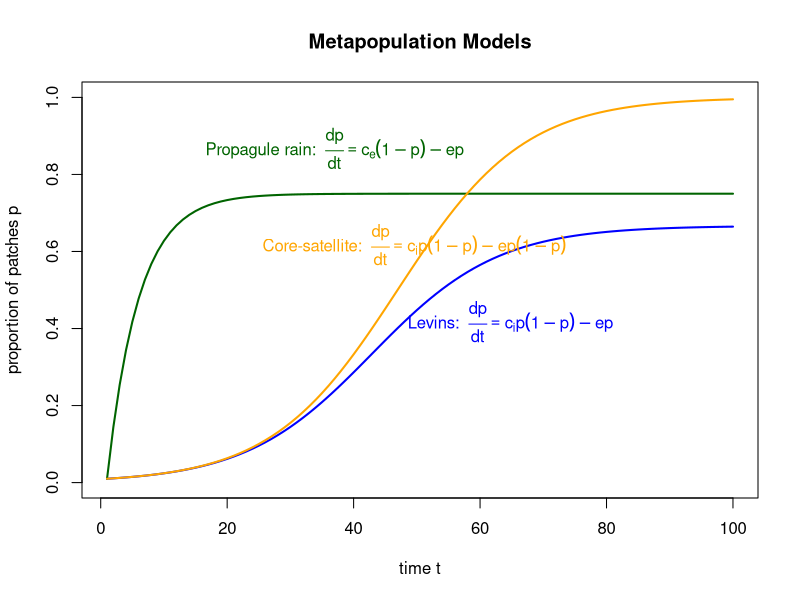

Source code (R):
## Exercise 2. Implement three model types in R.
## Q2.1. Implement three metapopulation models: Levins, Propagule rain, Core-satellite.
## Q2.2. Plot them jointly in one plot for an arbitrary set of parameters.
## Q2.3. Determine equilibrium conditions of each model (dp/dt =0).

#############
# Load library
library(deSolve)

#############
# Model parameters
times <- seq(from = 1, to = 100, by = 1)
init <- 0.01
e <- 0.05
ci <- ce <- c <- 0.15
parms <- c(c=0.15, e=0.05)

#############
# Model functions 
# Model 1 - Levins metapopulation model 
levins <- function(t, init, parms) {
       p <- init[1]            
       with(as.list(parms), {
       dp <- ci * p * (1-p) - e * p
       return(list(dp))
       }) 
}

# Model 2 - Propagule rain metapopulation model 
gotelli <- function(t, init, parms) {
       p <- init[1]            
       with(as.list(parms), {
       dp <- ce * (1-p) - e * p
       return(list(dp))
       }) 
}

## Model 3 - Core-satellite metapopulation model
hanski <- function(t, init, parms) {
       p <- init[1]            
       with(as.list(parms), {
       dp <- ci * p * (1-p) - e * p * (1-p)
       return(list(dp))
       }) 
}

#############
# Model simulation using ODE
out.L <- data.frame(ode(y=init, times=times, func=levins, parms=parms))
out.G <- data.frame(ode(y=init, times=times, func=gotelli, parms=parms))
out.H <- data.frame(ode(y=init, times=times, func=hanski, parms=parms))

head(out.L) # read results
head(out.G)
head(out.H)

#####################
# Model plots - Joint graph
plot(out.L[,1], out.L[,2], 
     type = "l", col = "blue", lwd = 2,
     ylim = c(0, 1), 
     xlab = "time t", ylab = "proportion of patches p",
     main = "Metapopulation Models")
text(47, 0.4, labels = expression("Levins: " ~ frac(dp, dt) == c[i]*p*(1 - p) - e*p), col = "blue", pos = 4)

lines(out.G[,1], out.G[,2], col = "darkgreen", lwd = 2)
text(15, 0.85, labels = expression("Propagule rain: " ~ frac(dp, dt) == c[e]*(1 - p) - e*p), col = "darkgreen", pos = 4)

lines(out.H[,1], out.H[,2], col = "orange", lwd = 2)
text(24, 0.6, labels = expression("Core-satellite: " ~ frac(dp, dt) == c[i]*p*(1 - p) - e*p*(1 - p)), col = "orange", pos = 4)

#####################
## Determine equilibrium conditions of each model (dp/dt =0)
# Levins: dp/dt = ci * p * (1 - p) - e * p
(p_star_L <- 1- e/ci)
# Propagule rain: dp/dt = ce * (1 - p) - e * p
(p_star_P <- ce/(ce + e))
# Core-satellite: dp/dt = ci * p * (1 - p) - e * p * (1 - p)
(p_star_H1 <- 1)
(p_star_H2 <- 0)
